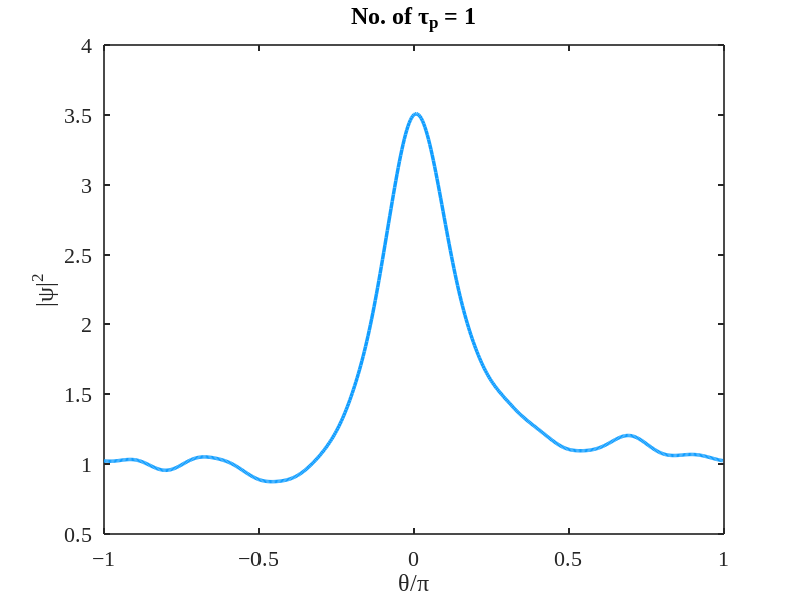

Write MATLAB code to recreate this figure. (Note: this script raises an error after producing the figure.)
% LLE time evolution including phase modulation
% This is a generic version where we use usual microresonator parameters to
% see whether the single soliton gets stable at pi/2.
% -----------------------------+
% Raonaqul Islam, UMBC         |
% Date started: March 19, 2025 |
% Last updated: April 18, 2025 |
% -----------------------------+

clear
clc
close all

% ************
% Parameters
% ************
% Parameters captured from Pradyoth
alpha   = 3.50;                           % Detuning
beta    = -0.1549;                        % Dispersion, beta2 only in this case
F       = 2.30;                           % Pump amplitude
gamma   = 1.0;                            % Normalized nonlinear coefficient
deltaM  = 0.65;                           % Phase modulation

% ******************************
% Spatial domain discretization
% ******************************
N       = 512;                            % No. of points on axis
naxis   = (-N/2:N/2-1).';                 % General axis
dtheta  = 2*pi/N;                         % Spatial step-size
theta   = naxis*dtheta;                   % Spatial (Azimuthal) domain
dmu     = 1;                              % Mode number domain step-size
mu      = fftshift(dmu*naxis);            % Mode number domain

% ****************************
% Power with input modulation
% ****************************
F_tilde = fft(F*exp(1i*deltaM*sin(theta))); % Fourier transform of power 
                                            % including the modulation term

% ***************************                                            
% Time domain discretization
% ***************************
dt      = 1e-4;                           % Temporal step size
N_tau_p = 100;                            % No. of photon lifetimes to evolve
N_steps = N_tau_p/dt;                     % No. of steps

% Generate figure to plot on
figure('Units','inches','Position',[2 2 8 4]); 

% ****************
% Time evolution 
% ****************

% Initial condition
psi_0 = 2*sech(5*theta);                  % Zero initial condition (cold cavity)

for ix = 1:N_steps  

    % Calculate pump amiplitude with phase modulation
    F_tilde = fft(F*exp(1i*deltaM*sin(theta))); % Fourier transform of power 

    % Nonlinear part (half-step)        
    psi_nl      = psi_0.*exp(1i.*(gamma*abs(psi_0).^2.*dt/2));

    % Linear part (full-step)
    psi_0_tilde = fft(psi_nl);    
    A_tilde     = -(1+1i*alpha)+1i.*beta.*(mu).^2;      
    psi_l_tilde = (psi_0_tilde+F_tilde./A_tilde).*exp(A_tilde*dt)-F_tilde./A_tilde;
    psi_l       = ifft(psi_l_tilde);
    
    % Nonlinear part (half-step)
    psi_0       = psi_l;
    psi_nl2     = psi_0.*exp(1i.*(gamma*abs(psi_0).^2.*dt/2));
    psi_0       = psi_nl2; 

    % Output after one-step
    psi_out     = psi_nl2;
    
    % Plot solution for every photon lifetime (1/dt)
    if rem(ix,1/dt) == 0        
        plot(theta/pi,abs(psi_out).^2,'LineWidth',2.5,'Color',[0.07 0.62 1]);
        xlabel('\theta/\pi')
        ylabel('|\psi|^2')
        title(['No. of \tau_{p} = ' num2str(ix*dt)])
        xlim([-1 1]);
        set(gca,'FontSize',16,'FontName','Times New Roman','LineWidth',1.2)  
        xticklabels(strrep(xticklabels,'-','−'))
        xline(0.5,'LineWidth',2,'Color','k','LineStyle','--')
        grid on
        box off        
        drawnow
    end

end

mkdir('./data');
save('./data/sol0.mat','psi_out');

% ************************************
% Plot soliton in mode number domain
% ************************************
% Prepare the solution
psi_fft  = abs(fftshift(fft(psi_out))).^2;  % Obtain fourier transform of the solution
psi_norm = psi_fft/max(psi_fft);            % Normalize the output
psi_db   = 10*log10(psi_norm);              % Calculate normalized output power in dB

% Plot in stem
figure('Units','inches','Position',[2 2 15 4]);
soliton = stem(fftshift(mu),psi_db,'LineWidth',2,'Marker','None','Color','Red');
soliton.BaseValue = -400; % Turn the plot upside down
xlabel('Relative mode number, \mu')
ylabel('Power (dB)')
set(gca,'FontSize',16,'FontName','Times New Roman','LineWidth',1.2)  
xticklabels(strrep(xticklabels,'-','−'))
yticklabels(strrep(yticklabels,'-','−'))
xlim([-100 100])
ylim([-300 0])
grid on